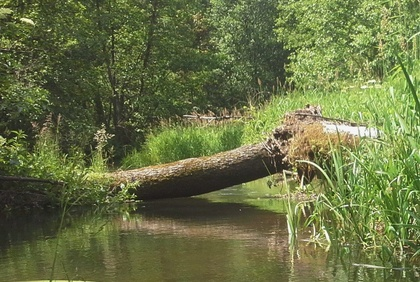
%> input picture kol3/rzeczka.jpg, 420 x 282 px, shrunk from 981 x 658 before the run
$ octave emboss.m   (GNU Octave 9; MATLAB toolbox functions it lacks are replaced by stand-ins)
%> lines starting %> are read from the running program, lines starting %| are printed output that depends on the picture
signal = double(imread('rzeczka.jpg'));

if ndims(signal) == 3
    gray_signal = mean(signal, 3); % Średnia z kanałów R, G, B
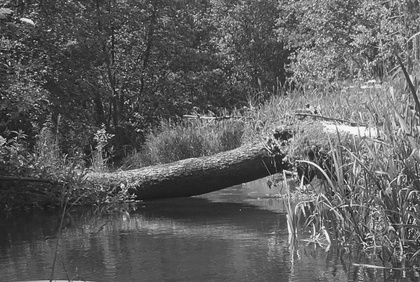
%> gray_signal: size 282x420 double; min 8, max 253, mean 95.6
else
    gray_signal = signal; % Obraz jest już w skali szarości
end

mask = [-1, -1, 0;
        -1,  0,  1;
         0,  1,  1];

[m, n] = size(gray_signal);
%> m = 282; n = 420

padded_signal = padarray(gray_signal, [1, 1], 'replicate', 'both');
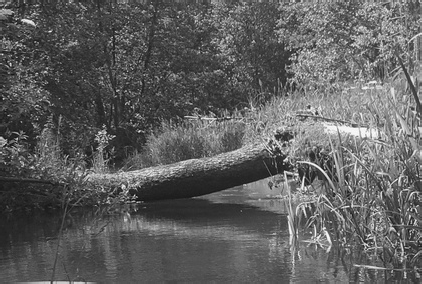
%> padded_signal: size 284x422 double; min 8, max 253, mean 95.6

filtered_signal = zeros(m, n);

for i = 1:m
    for j = 1:n
        region = padded_signal(i:i+2, j:j+2);
        filtered_signal(i, j) = sum(sum(region .* mask));
    end
end
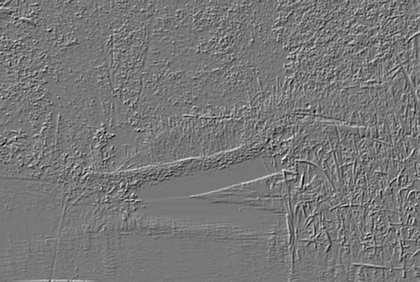
%> filtered_signal: size 282x420 double; min -476.7, max 536.3, mean 0.5; drawn with min black and max white

result_signal = filtered_signal + 127.5;

result_signal = max(0, min(255, result_signal));
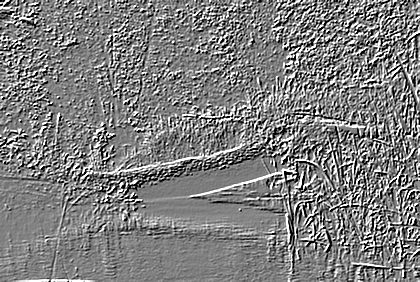
%> result_signal: size 282x420 double; min 0, max 255, mean 127.5

subplot(1, 2, 1);
imshow(gray_signal/255);
title('Odcienie szarości');

subplot(1, 2, 2);
imshow(result_signal/255);
title('Efekt Emboss');
